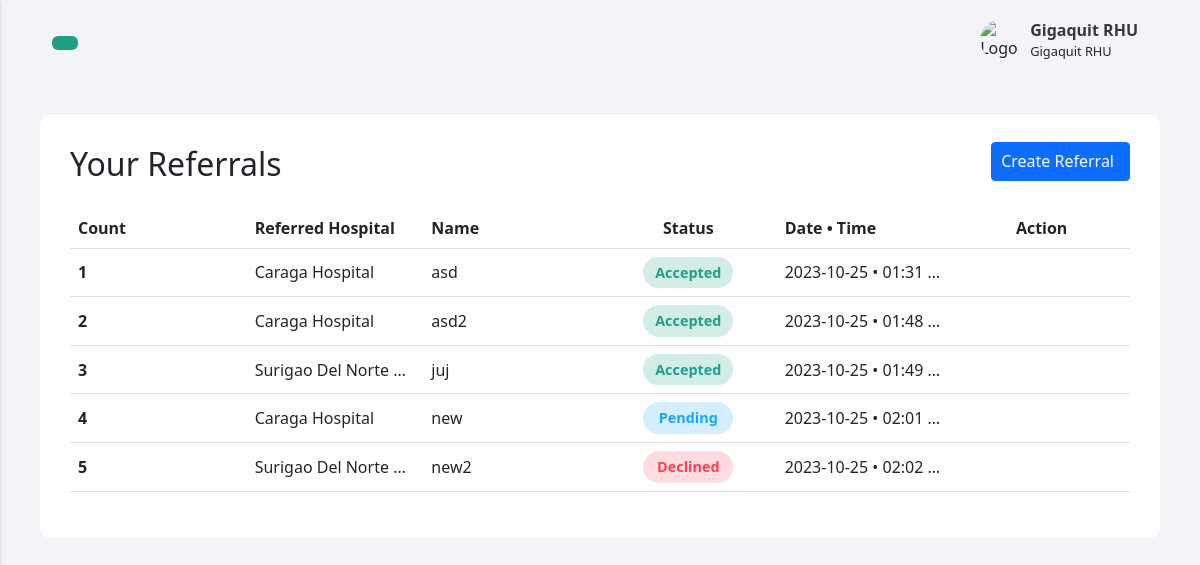
The page /System/referrals.php (signed in) on the database as committed earlier.
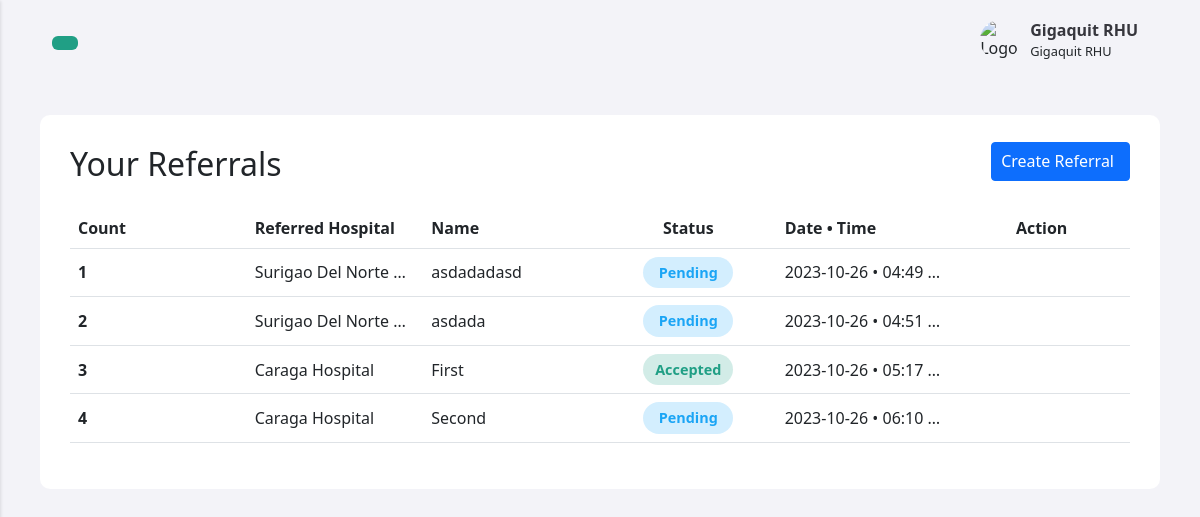
The same page on the database as committed later.
### tables this page shows
CREATE TABLE `referral_forms` (
  `id` int(11) NOT NULL,
  `Name` varchar(255) DEFAULT NULL,
  `dadaad` varchar(255) NOT NULL
);

CREATE TABLE `facilities` (
  `fclt_id` int(11) NOT NULL,
  `fclt_name` varchar(255) NOT NULL,
  `fclt_password` varchar(255) NOT NULL,
  `fclt_ref_id` varchar(255) NOT NULL,
  `fclt_type` varchar(255) NOT NULL,
  `fclt_address` varchar(255) NOT NULL,
  `img_url` text NOT NULL
);

CREATE TABLE `referral_records` (
  `id` int(11) NOT NULL,
  `fclt_id` int(11) NOT NULL,
  `rfrrl_id` int(11) NOT NULL,
  `date` varchar(255) NOT NULL,
  `time` varchar(255) NOT NULL,
  `referred_hospital` varchar(255) NOT NULL,
  `status` varchar(255) NOT NULL
);

### System/includes/referral_functions.inc.php (called while the page is built, shortened)
<?php
include 'dbh.inc.php';
function myReferrals() {
    global $conn, $fclt_id;
    $sql = "SELECT referral_forms.*, referral_records.*, facilities.*
    FROM referral_forms
    INNER JOIN referral_records ON referral_forms.id = referral_records.rfrrl_id
    INNER JOIN facilities ON facilities.fclt_id = referral_records.referred_hospital
    WHERE referral_records.fclt_id = $fclt_id";
    $result = mysqli_query($conn, $sql);
    if ($result) {
        $referrals = mysqli_fetch_all($result, MYSQLI_ASSOC);
        return $referrals;
    } else {
        echo "Error executing query: " . mysqli_error($conn);
    }
    return array();
}

### System/referrals.php (the view, shortened to what this page needs)
<?php
include_once 'header.php';
include_once 'includes/referral_functions.inc.php';
$displayreferrals = myReferrals() ;
?>
<div class="feed">
<div class="head" id="reload">
<h2 class="left-heading mb-4">Your Referrals</h2>
<?php
if (isset($_SESSION["first_account"])) {
    if ($_SESSION["facility"] == 'Birthing Home' || $_SESSION["facility"] == 'Provincial Hospital') {
        echo '<button type="button" class="right-button btn btn-primary " data-bs-toggle="modal" data-bs-target="#staticBackdrop"><i class="fi fi-br-plus"></i> Create Referral</button>';
    }
}
?>
</div>
<div id="yourDivId" class="yourDivClass">
<div class="table-responsive">
    <table class="table equal-width-table">
      <thead>
        <tr>
          <th scope="col">Count</th>
          <th scope="col">Referred Hospital</th>
          <th scope="col">Name</th>
          <th scope="col" class="action-column">Status</th>
          <th scope="col">Date • Time</th>
          <th scope="col" class="action-column">Action</th>
        </tr>
      </thead>
      <tbody>
        <?php
        $count = 0;
        foreach ($displayreferrals as $displayreferrals) {
          $count++;
          $rffrl_id = $displayreferrals['rfrrl_id'];
          $rfrrd_hospital = $displayreferrals['fclt_name'];
          $Name = $displayreferrals['Name'];
          $status = $displayreferrals['status'];
          $date = $displayreferrals['date'];
          $time = $displayreferrals['time'];
          echo '<tr>
          <th scope="row">' . $count . '</th>
          <td>' . $rfrrd_hospital . '</td>
          <td>' . $Name . '</td>
          <td class="action-column" id="'.$status.'-column"><p>' . $status . '</p></td>
          <td>' . $date . ' • ' . $time . '</td>
          <td class="action-column">
          <button id="icon-btn" type="button" value="'.$rffrl_id.'" class="viewMyRecord"><i class="fi fi-rr-eye"></i></button>
          </td>
        </tr>';
        }
        ?>
      </tbody>
    </table>
  </div>
  </div>
  </div>
<?php
include_once 'footer.php'
?>

Rows that differ between the two databases and show on the page:
removed referral_forms: facilities.fclt_name "Caraga Hospital", Name "asd", referral_records.status "Accepted", referral_records.date "2023-10-25", referral_records.time "01:31…"
removed referral_forms: facilities.fclt_name "Caraga Hospital", Name "asd2", referral_records.status "Accepted", referral_records.date "2023-10-25", referral_records.time "01:48…"
removed referral_forms: facilities.fclt_name "Surigao Del Norte P…", Name "juj", referral_records.status "Accepted", referral_records.date "2023-10-25", referral_records.time "01:49…"
removed referral_forms: facilities.fclt_name "Caraga Hospital", Name "new", referral_records.status "Pending", referral_records.date "2023-10-25", referral_records.time "02:01…"
removed referral_forms: facilities.fclt_name "Surigao Del Norte P…", Name "new2", referral_records.status "Declined", referral_records.date "2023-10-25", referral_records.time "02:02…"
added referral_forms: facilities.fclt_name "Surigao Del Norte P…", Name "asdadadasd", referral_records.status "Pending", referral_records.date "2023-10-26", referral_records.time "04:49…"
added referral_forms: facilities.fclt_name "Surigao Del Norte P…", Name "asdada", referral_records.status "Pending", referral_records.date "2023-10-26", referral_records.time "04:51…"
added referral_forms: facilities.fclt_name "Caraga Hospital", Name "First", referral_records.status "Accepted", referral_records.date "2023-10-26", referral_records.time "05:17…"
added referral_forms: facilities.fclt_name "Caraga Hospital", Name "Second", referral_records.status "Pending", referral_records.date "2023-10-26", referral_records.time "06:10…"
